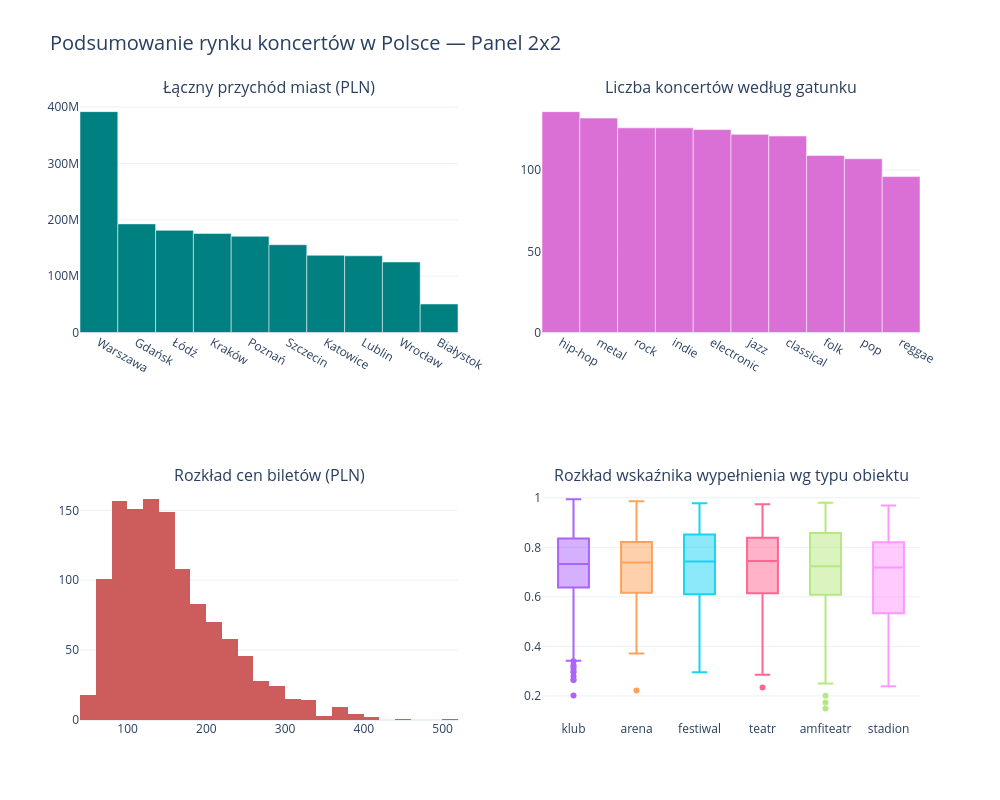

Notebook code cell kept with this figure:
### Markdown cell above
## Część 7 — Kompozycja: subploty (2 pkt)
Łączymy cztery różne analizy w jeden wspólny mini-dashboard w układzie siatki 2x2 korzystając z biblioteki `make_subplots`.

### Code cell
# Agregacja danych pod kątem wizualizacji w subplotach
df_przychody_miasta = df.groupby("miasto")["przychod_pln"].sum().reset_index().sort_values("przychod_pln", ascending=False)
df_gatunki_count = df.groupby("gatunek").size().reset_index(name="liczba_koncertow").sort_values("liczba_koncertow", ascending=False)

# Inicjalizacja siatki subplotów
fig_sub = make_subplots(
    rows=2, cols=2,
    subplot_titles=(
        "Łączny przychód miast (PLN)",
        "Liczba koncertów według gatunku",
        "Rozkład cen biletów (PLN)",
        "Rozkład wskaźnika wypełnienia wg typu obiektu"
    )
)

# Wykres 1: Przychód wg miast (1,1)
fig_sub.add_trace(
    go.Bar(
        x=df_przychody_miasta["miasto"],
        y=df_przychody_miasta["przychod_pln"],
        name="Przychód",
        marker_color="teal"
    ),
    row=1, col=1
)

# Wykres 2: Liczba koncertów wg gatunków (1,2)
fig_sub.add_trace(
    go.Bar(
        x=df_gatunki_count["gatunek"],
        y=df_gatunki_count["liczba_koncertow"],
        name="Liczba koncertów",
        marker_color="orchid"
    ),
    row=1, col=2
)

# Wykres 3: Rozkład cen biletów (2,1)
fig_sub.add_trace(
    go.Histogram(
        x=df["cena_biletu_pln"],
        nbinsx=40,
        name="Ceny biletów",
        marker_color="indianred"
    ),
    row=2, col=1
)

# Wykres 4: Rozkład wypełnienia wg typu obiektu (2,2)
for t in df["typ_obiektu"].unique():
    fig_sub.add_trace(
        go.Box(
            y=df[df["typ_obiektu"] == t]["wypelnienie"],
            name=t,
            showlegend=False
        ),
        row=2, col=2
    )

# Dostosowanie właściwości układu
fig_sub.update_layout(
    title_text="Podsumowanie rynku koncertów w Polsce — Panel 2x2",
    title_font_size=20,
    height=800,
    width=1000,
    template="plotly_white",
    showlegend=False
)

fig_sub.show()

### Figure 1 — Plotly figure (JSON) as saved in the notebook; plotly's stock layout.template omitted (floating-point values rounded to 4 significant figures; data arrays with more than 128 entries replaced by an {"elided": "..."} marker saying what was removed)
{"data": [{"marker": {"color": "teal"}, "name": "Przychód", "type": "bar", "x": ["Warszawa", "Gdańsk", "Łódź", "Kraków", "Poznań", "Szczecin", "Katowice", "Lublin", "Wrocław", "Białystok"], "xaxis": "x", "y": [391973430, 192767710, 181357180, 175778640, 170662360, 155743970, 137064460, 136115110, 125091800, 50603470], "yaxis": "y"}, {"marker": {"color": "orchid"}, "name": "Liczba koncertów", "type": "bar", "x": ["hip-hop", "metal", "rock", "indie", "electronic", "jazz", "classical", "folk", "pop", "reggae"], "xaxis": "x2", "y": [136, 132, 126, 126, 125, 122, 121, 109, 107, 96], "yaxis": "y2"}, {"marker": {"color": "indianred"}, "name": "Ceny biletów", "nbinsx": 40, "type": "histogram", "x": {"elided": "1200 float values"}, "xaxis": "x3", "yaxis": "y3"}, {"name": "klub", "showlegend": false, "type": "box", "xaxis": "x4", "y": {"elided": "499 float values"}, "yaxis": "y4"}, {"name": "arena", "showlegend": false, "type": "box", "xaxis": "x4", "y": {"elided": "163 float values"}, "yaxis": "y4"}, {"name": "festiwal", "showlegend": false, "type": "box", "xaxis": "x4", "y": {"elided": "140 float values"}, "yaxis": "y4"}, {"name": "teatr", "showlegend": false, "type": "box", "xaxis": "x4", "y": {"elided": "176 float values"}, "yaxis": "y4"}, {"name": "amfiteatr", "showlegend": false, "type": "box", "xaxis": "x4", "y": {"elided": "155 float values"}, "yaxis": "y4"}, {"name": "stadion", "showlegend": false, "type": "box", "xaxis": "x4", "y": [0.9694, 0.4795, 0.8073, 0.9225, 0.7397, 0.3479, 0.7127, 0.7173, 0.3983, 0.3576, 0.9386, 0.3939, 0.8208, 0.8507, 0.5682, 0.4842, 0.833, 0.7578, 0.3956, 0.2392, 0.6339, 0.7589, 0.7717, 0.8473, 0.775, 0.4329, 0.8898, 0.8995, 0.3482, 0.8383, 0.5304, 0.5722, 0.5646, 0.6971, 0.7513, 0.8566, 0.6137, 0.3938, 0.7393, 0.7279, 0.5037, 0.9284, 0.6902, 0.7953, 0.8178, 0.4817, 0.719, 0.6221, 0.5518, 0.9078, 0.8549, 0.3705, 0.7343, 0.586, 0.7383, 0.546, 0.5009, 0.7612, 0.8099, 0.9359, 0.714, 0.588, 0.9558, 0.4283, 0.7914, 0.6218, 0.8959], "yaxis": "y4"}], "layout": {"annotations": [{"font": {"size": 16}, "showarrow": false, "text": "Łączny przychód miast (PLN)", "x": 0.225, "xanchor": "center", "xref": "paper", "y": 1, "yanchor": "bottom", "yref": "paper"}, {"font": {"size": 16}, "showarrow": false, "text": "Liczba koncertów według gatunku", "x": 0.775, "xanchor": "center", "xref": "paper", "y": 1, "yanchor": "bottom", "yref": "paper"}, {"font": {"size": 16}, "showarrow": false, "text": "Rozkład cen biletów (PLN)", "x": 0.225, "xanchor": "center", "xref": "paper", "y": 0.375, "yanchor": "bottom", "yref": "paper"}, {"font": {"size": 16}, "showarrow": false, "text": "Rozkład wskaźnika wypełnienia wg typu obiektu", "x": 0.775, "xanchor": "center", "xref": "paper", "y": 0.375, "yanchor": "bottom", "yref": "paper"}], "height": 800, "showlegend": false, "title": {"font": {"size": 20}, "text": "Podsumowanie rynku koncertów w Polsce — Panel 2x2"}, "width": 1000, "xaxis": {"anchor": "y", "domain": [0, 0.45]}, "xaxis2": {"anchor": "y2", "domain": [0.55, 1]}, "xaxis3": {"anchor": "y3", "domain": [0, 0.45]}, "xaxis4": {"anchor": "y4", "domain": [0.55, 1]}, "yaxis": {"anchor": "x", "domain": [0.625, 1]}, "yaxis2": {"anchor": "x2", "domain": [0.625, 1]}, "yaxis3": {"anchor": "x3", "domain": [0, 0.375]}, "yaxis4": {"anchor": "x4", "domain": [0, 0.375]}}}
